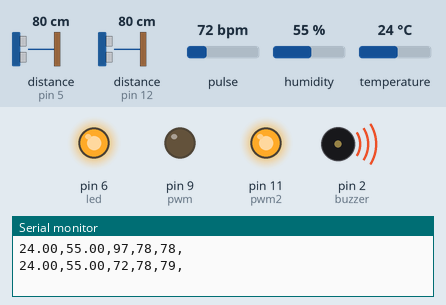
Recording of a sketch running on a simulated Arduino Uno, built with avr-gcc and run on an emulated ATmega328P. On the bench: output pins drawn as LEDs (lit = HIGH), buzzer (waves = sounding, pin HIGH), the last lines printed to the serial monitor. Wiring (inferred from the names in the program): 2 × ultrasonic range finder: trigger pin 3, echo pin 5 / trigger pin 13, echo pin 12. Inputs (shaded band) come from the test bench; at power-on: temperature 24 °C, distance to the obstacle (sensors on pin 5, pin 12) 80 cm, pulse 72 bpm, humidity 55 %. The echo pulse lasts 58.3 µs per cm; random numbers use the default seed unless the sketch sets one; pins used as bus, display or sensor lines are not drawn.

Above: at 1.8 s.
1.9 s: temperature set to 22 °C
3.4 s: temperature set to 19 °C
At 4.5 s:
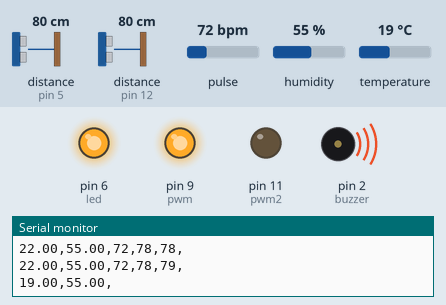
15.4 s: temperature set to 12 °C
Timing chart, 0 to 18.4 s (numbered marks = the images above; inputs shaded):
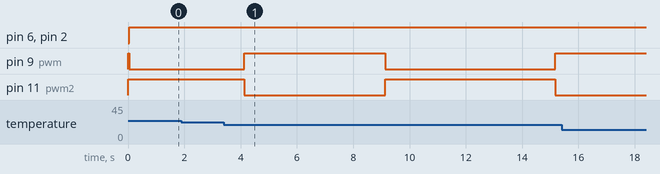

The sketch:

Task1_Integrated.ino
```cpp
#include "DHT.h"
#include <DallasTemperature.h>
#include <PulseSensorPlayground.h>
#define USE_ARDUINO_INTERRUPTS true    // Set-up low-level interrupts for most acurate BPM math

//DHT Humidity
#define DHTPIN 7
#define DHTTYPE DHT11
DHT dht(DHTPIN, DHTTYPE);
// const int lm35_pin = 7;

// FAN
int PWM = 3;
#define pwm 9
const int RELAY_PIN = 9;  // the Arduino pin, which connects to the IN pin of relay

//fan 2 blue

#define pwm2 11
const int RELAY_PIN_2 = 11;  // the Arduino pin, which connects to the IN pin of relay

// US 1 DOWN
#define TRIG_PIN 13
#define ECHO_PIN 12

//US 2 UP
#define trig 3
#define echo 5

//pulse
PulseSensorPlayground pulseSensor;  // Creates an object
const int PulseWire = A1;       // 'S' Signal pin connected to A1
int Threshold = 550;           // Determine which Signal to "count as a beat" and which to ignore
int myBPM = 0;


//thermistor setup
const int SENSOR_PIN = 8; //                    Define thermistor pin
OneWire oneWire(SENSOR_PIN);         //         Setup a oneWire instance
DallasTemperature tempSensor(&oneWire); //      Pass oneWire to DallasTemperature library
int tempCelsius;    //                          Temperature in Celsius

#define buzzer 2
#define led 6


void setup() {

  pinMode (buzzer,OUTPUT);
  pinMode (led,OUTPUT);
  dht.begin();

  // FAN 1
  pinMode(PWM, OUTPUT) ;
  pinMode(RELAY_PIN, OUTPUT);
  analogWrite(pwm, 255);

    // FAN 2
  pinMode(PWM, OUTPUT) ;
  pinMode(RELAY_PIN_2, OUTPUT);
  analogWrite(pwm2, 255);

  //US 1
  pinMode(TRIG_PIN, OUTPUT);
  pinMode(ECHO_PIN, INPUT);
  //US 2
  pinMode(trig, OUTPUT);
  pinMode(echo, INPUT);

  // PULSE SENSOR
    // you can remove these lines.
  pulseSensor.analogInput(PulseWire);
  pulseSensor.setThreshold(Threshold);
  // Double-check the "pulseSensor" object was created and began seeing a signal
  if (pulseSensor.begin()) {
    Serial.println("PulseSensor object created!");
  }

  //THERMISTOR
  tempSensor.begin();    // initialize the sensor

  Serial.begin(9600);

}

//--------------CONDITIONS LOGIC-------------//

//  - If US is not zero --> LED lights up
//  - Buzzer on when --> 1) When door open (US HIGH)
//  - When Temp reaches over 38 --> OPEN
//  -


void loop()
{

  //HUMIDITY AND TEMP
  float h = dht.readHumidity();
  // Read temperature as Celsius
  float t = dht.readTemperature();


 // Serial.print("Temprature: ");
  Serial.print(t);
  Serial.print(",");

  // Serial.print("Humidity: ");
  Serial.print(h);
  Serial.print(",");

  //fan
  // digitalWrite(RELAY_PIN, HIGH); // turn on fan 5 seconds
  // Serial.println("Fan on");
  // digitalWrite(led, HIGH);
  // // digitalWrite(buzzer, HIGH);
  // delay(2000);
  // digitalWrite(RELAY_PIN, LOW);  // turn off fan 5 seconds
  // Serial.println("Fan off");
  // // digitalWrite(buzzer, LOW);
  // delay(2000);
  // digitalWrite(RELAY_PIN_2, HIGH); // turn on fan 5 seconds
  // Serial.println("Fan on");
  // delay(2000);
  // digitalWrite(RELAY_PIN_2, LOW);  // turn off fan 5 seconds
  // Serial.println("Fan off");
  // delay(2000);
  // digitalWrite(led, HIGH);
  // digitalWrite(buzzer, HIGH);

  // delay(5000);

  // digitalWrite(RELAY_PIN, LOW);  // turn off fan 5 seconds
  // Serial.println("Fan off");
  // digitalWrite(led, LOW);
  // digitalWrite(buzzer, LOW);

  //  - When Temp reaches over 38 --> OPEN FAN else CLOSE FAN
  if (t <= 20)
  {
    digitalWrite(RELAY_PIN, HIGH); // turn on fan 5 seconds
    digitalWrite(RELAY_PIN_2, LOW);
    delay(5000);
    digitalWrite(RELAY_PIN_2, HIGH);
    digitalWrite(RELAY_PIN, LOW);
    delay(5000);
     // turn on fan 5 seconds
  }
  else
  {
    digitalWrite(RELAY_PIN_2, HIGH);
    digitalWrite(RELAY_PIN, LOW);  // turn off fan 5 seconds

  }


  //delay(3000);


    //PULSE

    // myBPM = pulseSensor.getBeatsPerMinute();      // Calculates BPM

    // if (pulseSensor.sawStartOfBeat())
    // {               // Constantly test to see if a beat happened
    //   //Serial.print("Pulse: ");
    //   Serial.print(myBPM);
    //   Serial.print(",");                      // Print the BPM value
    // }
    // else
    // {
    //   long myBPM= random(90,120);
    //  // Serial.print("Pulse: ");
    //   Serial.print(myBPM);
    //   Serial.print(",");
    // }
    if (pulseSensor.sawStartOfBeat())
    {
    myBPM = pulseSensor.getBeatsPerMinute();  // Get BPM only if a beat is detected
    }
  else
    {
    myBPM = random(90, 120);  // Assign a random BPM if no beat is detected
    }
    // if (my)

  Serial.print(myBPM);
  Serial.print(",");

    // US Code DOWN
    digitalWrite(TRIG_PIN, HIGH);
    delayMicroseconds(10);
    digitalWrite(TRIG_PIN, LOW);

    // Read the echo pin
    long duration = pulseIn(ECHO_PIN, HIGH);

    // Calculate the distance in centimeters
    int distance = duration * 0.034 / 2 ;

    //Serial.print("US Sensor: ");
    Serial.print(distance);
    Serial.print(",");
    // Check if the distance is less than 20 cm
    // if (distance < 80)
    // {
    //     digitalWrite(buzzer, HIGH);
    //     // Play a sound
    //     tone(buzzer, 1000); // Play a 1000 Hz tone on pin 11
    //     delay(500); // Wait for 500 milliseconds
    //     noTone(buzzer); // Stop the tone
    // }

    //  - Buzzer on when --> 1) When door open (US HIGH)
    // if (distance = 0)
    // {
    //   digitalWrite(led, HIGH);
    //   digitalWrite(buzzer, HIGH);
    // }
    // else
    // {
    //   digitalWrite(led, LOW);
    //   digitalWrite(buzzer, LOW);
    // }

    // US Code 2 up
    digitalWrite(trig, HIGH);
    delayMicroseconds(10);
    digitalWrite(trig, LOW);

    // Read the echo pin
    long duration2 = pulseIn(echo, HIGH);
    int d2 =  duration2 * 0.034 / 2 ;

   // Serial.print("US Sensor 2: ");
    Serial.print(d2);
    Serial.print(",");

    //  - If US is not zero --> LED lights up
    if (d2 < 900 || distance < 1000)
    {
      digitalWrite(led, HIGH);
      digitalWrite(buzzer, HIGH);
    }
    else
    {
      digitalWrite(led, LOW);
      digitalWrite(buzzer, LOW);
    }
    delay(1000);
    Serial.println("");
}
```

Measured:
- the behaviour switches between 21 and 20 °C on temperature (found by bisection; images 0 and 1)
- after the input at 3.4 s, pin 9 (pwm): LOW → HIGH after 0.73 s, → LOW 5.0 s later, → HIGH 6.0 s later; pin 11 (pwm2): HIGH → LOW after 0.73 s, → HIGH 5.0 s later, → LOW 6.0 s later
- after the input at 15.4 s, every drawn part: stays the same
